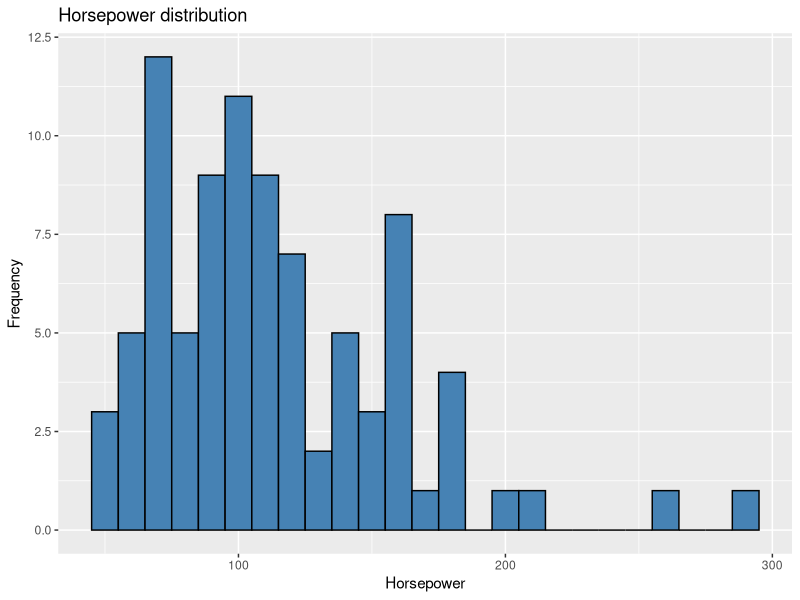
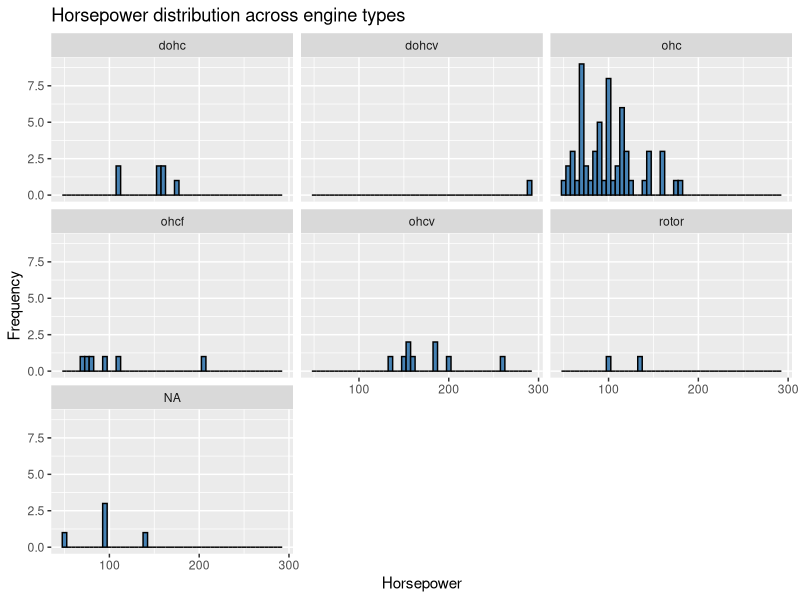
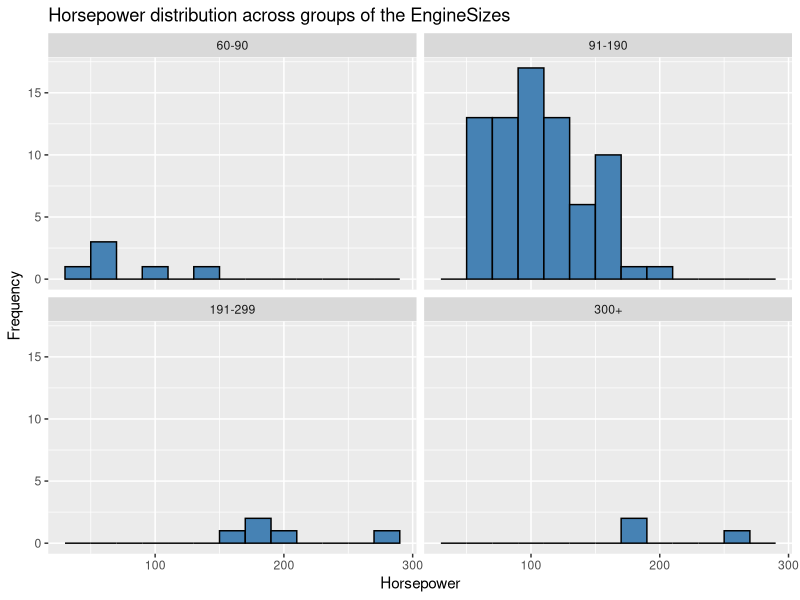
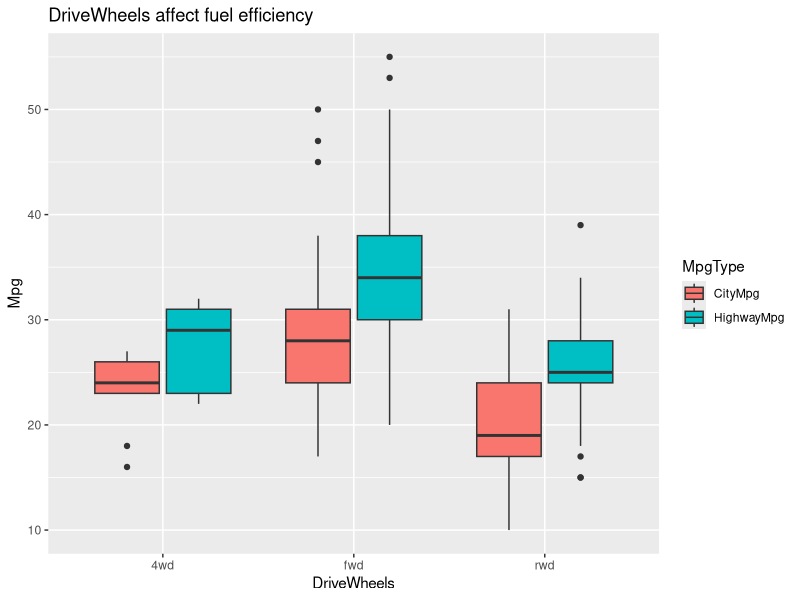
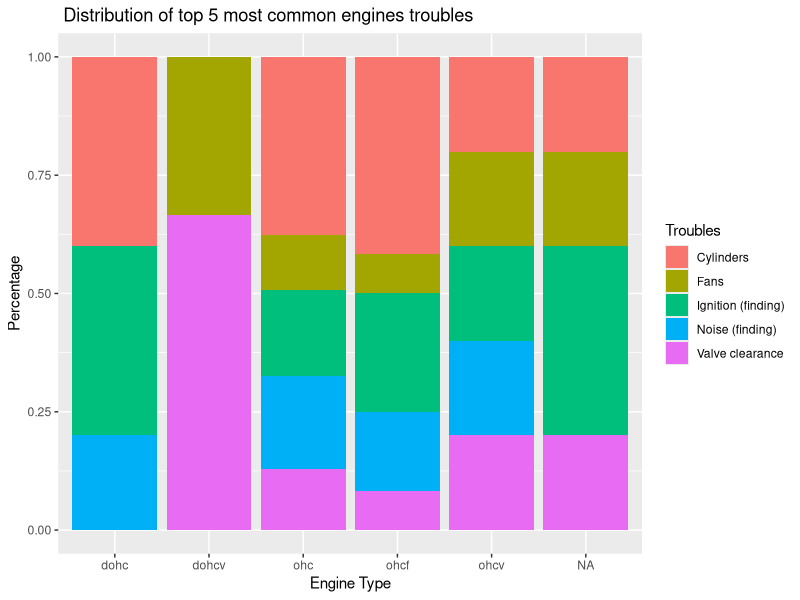
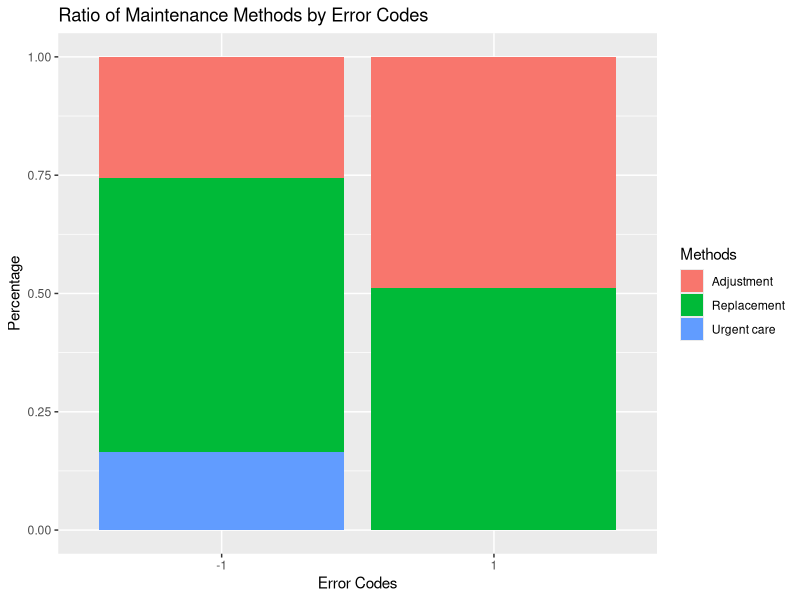
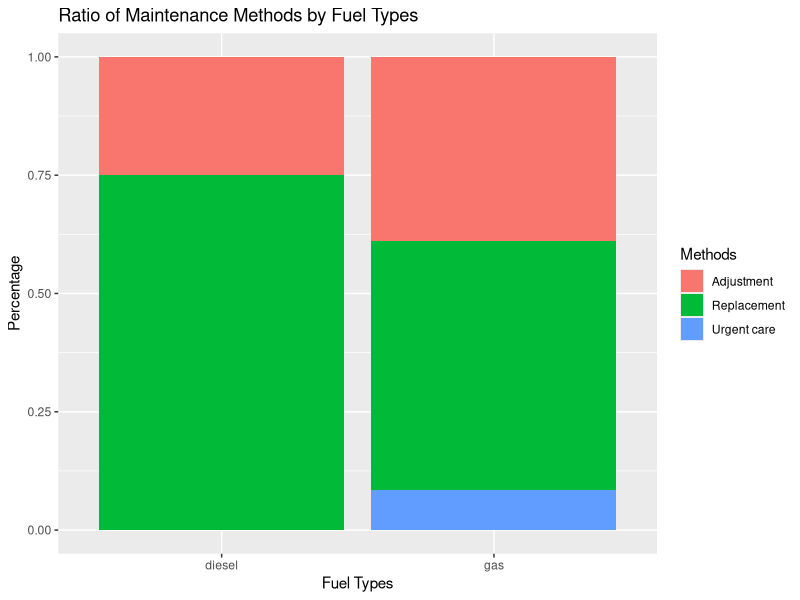

Here is the R script that generated these plots, in order:
## ---- chunk 1
knitr::opts_chunk$set(echo = TRUE, warning = FALSE, message = FALSE)
library(tidyverse)
library(tidyverse)
library(ggplot2)
## ---- chunk 2
# Replace ? with NA when reading data
engine_df <- read_csv("Engine.csv", na = "?")
auto_df <- read_csv("Automobile.csv", na = "?")
maint_df <- read_csv("Maintenance.csv", na = "?")

# total rows were affected
rows_affected_engine <- engine_df %>% 
  filter(if_any(everything(), is.na)) %>% 
  nrow()

rows_affected_auto <- auto_df %>% 
  filter(if_any(everything(), is.na)) %>% 
  nrow()

rows_affected_maint <- maint_df %>% 
  filter(if_any(everything(), is.na)) %>% 
  nrow()

total_affected <- rows_affected_engine+ rows_affected_auto + rows_affected_maint
print(total_affected)
## ---- chunk 3
# Convert the categorical variables of the 3 datasets into factors
auto_df$BodyStyles <- as.factor(auto_df$BodyStyles)
engine_df$FuelTypes <- as.factor(engine_df$FuelTypes)
maint_df$ErrorCodes <- as.factor(maint_df$ErrorCodes)
# Check again to see if they have become factors
str(auto_df$BodyStyles)
str(engine_df$FuelTypes)
str(maint_df$ErrorCodes)
## ---- chunk 4
# Calculate median, excluding NA (because including it will make it difficult to determine the median)
median_hp <- median(engine_df$Horsepower, na.rm = TRUE)
# Replace NA with median
engine_df <- engine_df %>%
  mutate( Horsepower = replace_na(Horsepower, median_hp)
)
# Check if everything has been replaced
print(engine_df$Horsepower)

# Visualize the Horsepower distribution using histogram
# Using plot in library("ggplot2")
ggplot(data = engine_df) + 
  geom_histogram(mapping = aes(x = Horsepower), binwidth = 10, col = "black", fill="steelblue") +
  labs(title = "Horsepower distribution", 
       x = "Horsepower",
       y = "Frequency")
## ---- chunk 5
# Observe means Horsepower divided by EngineType before plotting
aggregate(Horsepower~EngineType, engine_df, mean)

# Visualize Horsepower distribution across EngineTypes using histogram 
ggplot(data = engine_df) + 
  geom_histogram(mapping = aes(x = Horsepower), binwidth = 5, col = "black", fill="steelblue", na.rm = TRUE) +
  facet_wrap(~ EngineType) + 
  labs(title = "Horsepower distribution across engine types", 
       x = "Horsepower",
       y = "Frequency")
## ---- chunk 6
# Group engine sizes
data_with_groups <- engine_df %>%
  filter(!is.na(EngineSize)) %>% # Filter out car with NA
  mutate(
    EngineSize_Group = cut(EngineSize, # Divide EngineSize into discrete bind
      breaks = c(60, 90, 190, 299, Inf),
      labels = c("60-90", "91-190", "191-299", "300+"),
      right = TRUE, # 60 < x <= 90
      include.lowest = TRUE # 60 <= x <= 90
    )
  )

# Check if group division is correct
print(data_with_groups)

# Viasualize horsepower distribution across the groups of engine sizes using histogram
ggplot(data = data_with_groups) + 
  geom_histogram(mapping = aes(x = Horsepower), binwidth = 20, col = "black", fill="steelblue", na.rm = TRUE) +
  facet_wrap(~ EngineSize_Group) + # tách theo enginesize group
  labs(title = "Horsepower distribution across groups of the EngineSizes", 
       x = "Horsepower",
       y = "Frequency")
## ---- chunk 7
# Handle duplicates before joining
engine_df_clean <- engine_df %>%
  distinct(EngineModel, .keep_all = TRUE) # Remove duplicate rows while keeping other columns

# Join auto_df and engine_df_clean using EngineModel
auto_engine_df <- left_join(auto_df, engine_df_clean, by = "EngineModel")


# Observe means CityMpg divided by FuelTypes before plotting
aggregate(CityMpg~FuelTypes,auto_engine_df, mean)


# Use T-test
# Hypothesis: H0: Diesel < Gas ; H1:Diesel > Gas
t_test_result <- t.test(CityMpg ~ FuelTypes, 
                        data = auto_engine_df, 
                        var.equal = FALSE, 
                        alternative = "greater")

print(t_test_result)
## ---- chunk 8
# Observe means of fuel efficiency divided by drivewheel before plotting
city_mean =aggregate(CityMpg~DriveWheels,auto_engine_df, mean)
high_mean =aggregate(HighwayMpg~DriveWheels,auto_engine_df, mean)

# Group mpg for plotting
mpg_group <- auto_df %>%
  select(DriveWheels, CityMpg, HighwayMpg) %>% # Select a set of columns
  pivot_longer(cols = c(CityMpg, HighwayMpg), # Specify which columns should be merged
               names_to = "MpgType", 
               values_to = "Mpg")

# Viasualize using boxplot
ggplot(data = mpg_group ) + 
  geom_boxplot(mapping = aes(x = DriveWheels, y = Mpg,fill = MpgType )) +
  labs(title = "DriveWheels affect fuel efficiency",
       x = "DriveWheels",
       y ="Mpg")
## ---- chunk 9
# Join 3 dataset
full_df <- maint_df %>%
  left_join(auto_df, by = "PlateNumber") %>%
  left_join(engine_df_clean, by = "EngineModel")

# Filter engine fault (ErrorCodes = 1)
engine_troubles_df <- full_df %>%
  filter(ErrorCodes == "1")

# Recheck if it is equal to 1
print(engine_troubles_df)

# Find the top 5 most common errors
top_5_troubles <- engine_troubles_df %>%
  count(Troubles) %>%             # Count the number of each trouble
  arrange(desc(n)) %>%            # Sort in descending order
  head(5) %>%
  pull(Troubles)

print(top_5_troubles)

# Extract data of these 5 (Do 5 troubles differ between engine types?)
top_5_df <- engine_troubles_df %>%
  filter(Troubles %in% top_5_troubles)
print(top_5_df)

# Plotting 5 trouble with different type of engine to see if it is different
ggplot(top_5_df) +
  geom_bar(aes(x = EngineType, fill = Troubles), position = "fill") + # return % for comparison
  labs(title = " Distribution of top 5 most common engines troubles ",
       x = "Engine Type",
       y = "Percentage",
       fill = "Troubles")

# Chi-squared test
# H0: There is no difference; H1: There is differences
# Contigency table
table_troubles <- table(top_5_df$EngineType, top_5_df$Troubles)
print(table_troubles)
# Chi-squared test
test_result <- chisq.test(table_troubles)
print(test_result)
## ---- chunk 10
mostly_troubles <- engine_troubles_df %>%
  count(Troubles) %>%           
  arrange(desc(n)) %>%            
  head(1) %>%                        
  pull(Troubles)
print(mostly_troubles)
## ---- chunk 11
# Filter out vehicles with ErrorCodes = 0
vehicles_trouble <- full_df %>%
  filter(ErrorCodes != "0")

# Factor 1: ErrorCodes
ggplot(vehicles_trouble) +
geom_bar(mapping = aes(x = ErrorCodes, fill = Methods), position = "fill") +
  labs(title = "Ratio of Maintenance Methods by Error Codes",
       x = "Error Codes",
       y = "Percentage")

# Factor 2: FuelTypes
ggplot(vehicles_trouble) +
geom_bar(mapping = aes(x = FuelTypes, fill = Methods), position = "fill") + # fill về tỉ lệ 1
  labs(title = "Ratio of Maintenance Methods by Fuel Types",
       x = "Fuel Types",
       y = "Percentage")

